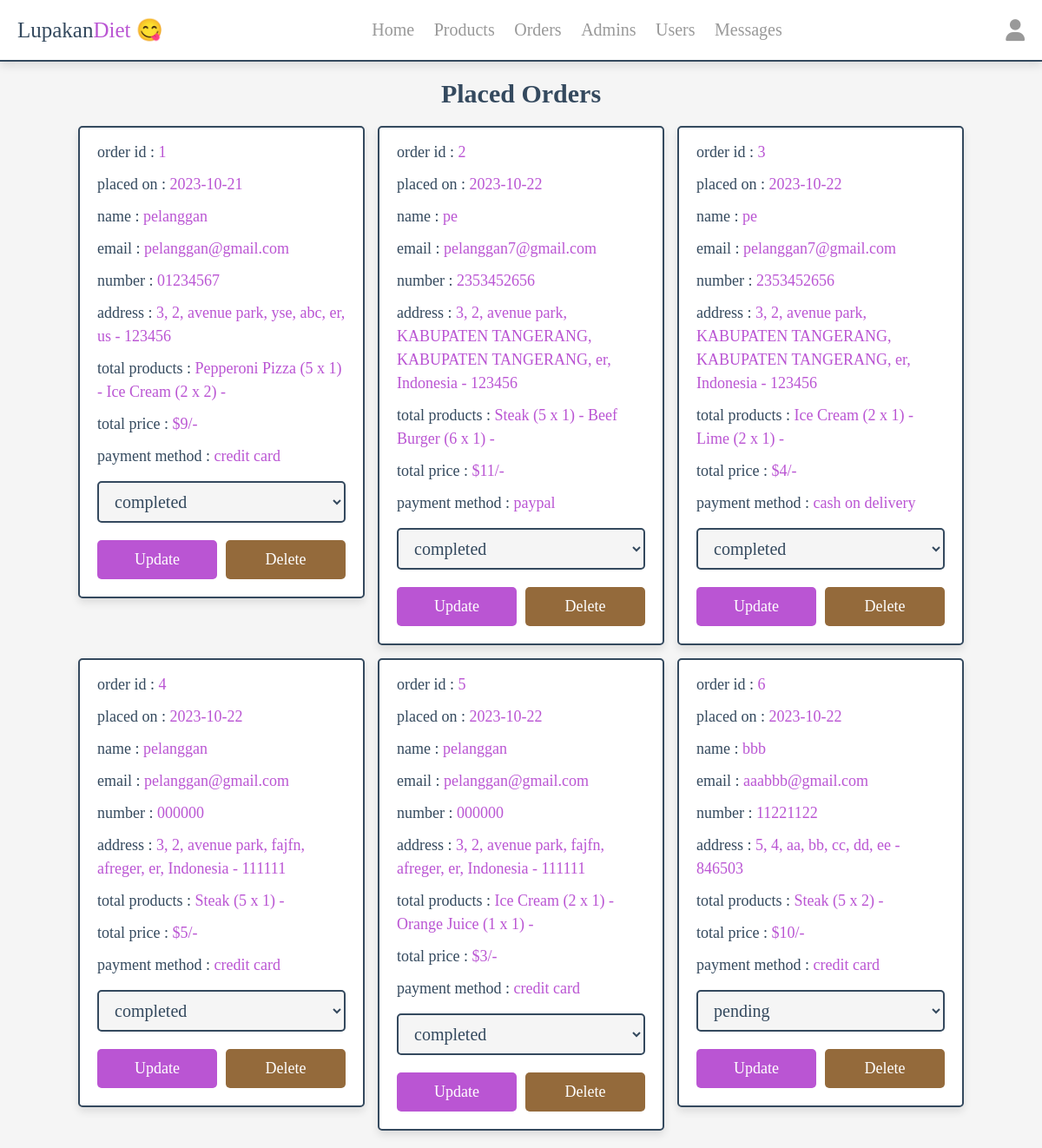
The page /admin/placed_orders.php (signed in) on the database its author committed.
### tables this page shows
CREATE TABLE `orders` (
  `id` int(100) NOT NULL,
  `user_id` int(100) NOT NULL,
  `first_name` varchar(20) NOT NULL,
  `number` varchar(10) NOT NULL,
  `email` varchar(50) NOT NULL,
  `method` varchar(50) NOT NULL,
  `address` varchar(500) NOT NULL,
  `total_products` varchar(1000) NOT NULL,
  `total_price` int(100) NOT NULL,
  `placed_on` date NOT NULL DEFAULT current_timestamp(),
  `payment_status` varchar(20) NOT NULL DEFAULT 'pending'
);

### admin/placed_orders.php (the view, shortened to what this page needs)
<?php
include '../components/connect.php';
?>
<!DOCTYPE html>
<html lang="en">
<head>
   <link rel="stylesheet" href="https://cdnjs.cloudflare.com/ajax/libs/font-awesome/6.1.1/css/all.min.css">
   <link rel="stylesheet" href="../css/admin_style.css">
</head>
<body>
<?php include '../components/admin_header.php' ?>
<section class="placed-orders">
   <h1 class="heading">placed orders</h1>
   <div class="box-container">
   <?php
      $select_orders = $conn->prepare("SELECT * FROM `orders`");
      $select_orders->execute();
      if($select_orders->rowCount() > 0){
         while($fetch_orders = $select_orders->fetch(PDO::FETCH_ASSOC)){
   ?>
   <div class="box">
      <p> order id : <span><?= $fetch_orders['id']; ?></span> </p>
      <p> placed on : <span><?= $fetch_orders['placed_on']; ?></span> </p>
      <p> name : <span><?= $fetch_orders['first_name']; ?></span> </p>
      <p> email : <span><?= $fetch_orders['email']; ?></span> </p>
      <p> number : <span><?= $fetch_orders['number']; ?></span> </p>
      <p> address : <span><?= $fetch_orders['address']; ?></span> </p>
      <p> total products : <span><?= $fetch_orders['total_products']; ?></span> </p>
      <p> total price : <span>$<?= $fetch_orders['total_price']; ?>/-</span> </p>
      <p> payment method : <span><?= $fetch_orders['method']; ?></span> </p>
      <form action="" method="POST">
         <select name="payment_status" class="drop-down">
            <option value="" selected disabled><?= $fetch_orders['payment_status']; ?></option>
         </select>
         <div class="flex-btn">
            <input type="submit" value="update" class="btn" name="update_payment">
            <a href="placed_orders.php?delete=<?= $fetch_orders['id']; ?>" class="delete-btn" onclick="return confirm('delete this order?');">delete</a>
         </div>
      </form>
   </div>
   <?php
      }
   }else{
      echo '<p class="empty">no orders placed yet!</p>';
   }
   ?>
   </div>
</section>
</body>
</html>

### css/admin_style.css (style rules this page uses)
:root { --main-color:#BA55D3; --red: #946a3b; --orange: #d39755; --black:#34495e; --white:#fff; --light-bg:#f5f5f5; --light-color:#999; --border:.2rem solid var(--black); --box-shadow:0 .5rem 1rem rgba(0,0,0,.1); }
* { font-family: Candara; margin:0; padding:0; box-sizing: border-box; text-decoration: none; outline: none; border:none; }
html { font-size: 62.5%; overflow-x: hidden; }
body { background-color: var(--light-bg); }
section { max-width: 1200px; margin:0 auto; padding:2rem; }
.btn, .delete-btn, .option-btn { display: block; margin-top: 1rem; border-radius: .5rem; cursor: pointer; width: 100%; font-size: 1.8rem; color:var(--white); padding:1.2rem 3rem; text-transform: capitalize; text-align: center; }
.btn { background-color: var(--main-color); }
.delete-btn { background-color: var(--red); }
.flex-btn { display: flex; gap:1rem; }
.heading { text-align: center; margin-bottom: 2rem; text-transform: capitalize; color:var(--black); font-size: 3rem; }
.placed-orders .box-container { display: grid; grid-template-columns: repeat(auto-fit, 33rem); gap:1.5rem; justify-content: center; align-items: flex-start; }
.placed-orders .box-container .box { background-color: var(--white); border-radius: .5rem; box-shadow: var(--box-shadow); border:var(--border); padding:2rem; padding-top: 1rem; }
.placed-orders .box-container .box p { padding: .5rem 0; line-height: 1.5; font-size: 1.8rem; color:var(--black); }
.placed-orders .box-container .box p span { color:var(--main-color); }
.placed-orders .box-container .box .drop-down { width: 100%; margin:1rem 0; background-color: var(--light-bg); padding:1rem 1.4rem; font-size: 2rem; color:var(--black); border:var(--border); border-radius: .5rem; }

### rows shown on the page
orders: id "1", placed_on "2023-10-21", first_name "pelanggan", email "pelanggan@gmail.com", number "01234567", address "3, 2, avenue park, yse, abc, er, us - 123456", total_products "Pepperoni Pizza (5 x 1) - Ice Cream (2 x 2) -", total_price "9", method "credit card", payment_status "completed"
orders: id "2", placed_on "2023-10-22", first_name "pe", email "pelanggan7@gmail.com", number "2353452656", address "3, 2, avenue park, KABUPATEN TANGERANG, KABUPATEN TANGERANG, er, Indonesia - 123456", total_products "Steak (5 x 1) - Beef Burger (6 x 1) -", total_price "11", method "paypal", payment_status "completed"
orders: id "3", placed_on "2023-10-22", first_name "pe", email "pelanggan7@gmail.com", number "2353452656", address "3, 2, avenue park, KABUPATEN TANGERANG, KABUPATEN TANGERANG, er, Indonesia - 123456", total_products "Ice Cream (2 x 1) - Lime (2 x 1) -", total_price "4", method "cash on delivery", payment_status "completed"
orders: id "4", placed_on "2023-10-22", first_name "pelanggan", email "pelanggan@gmail.com", number "000000", address "3, 2, avenue park, fajfn, afreger, er, Indonesia - 111111", total_products "Steak (5 x 1) -", total_price "5", method "credit card", payment_status "completed"
orders: id "5", placed_on "2023-10-22", first_name "pelanggan", email "pelanggan@gmail.com", number "000000", address "3, 2, avenue park, fajfn, afreger, er, Indonesia - 111111", total_products "Ice Cream (2 x 1) - Orange Juice (1 x 1) -", total_price "3", method "credit card", payment_status "completed"
orders: id "6", placed_on "2023-10-22", first_name "bbb", email "aaabbb@gmail.com", number "11221122", address "5, 4, aa, bb, cc, dd, ee - 846503", total_products "Steak (5 x 2) -", total_price "10", method "credit card", payment_status "pending"
